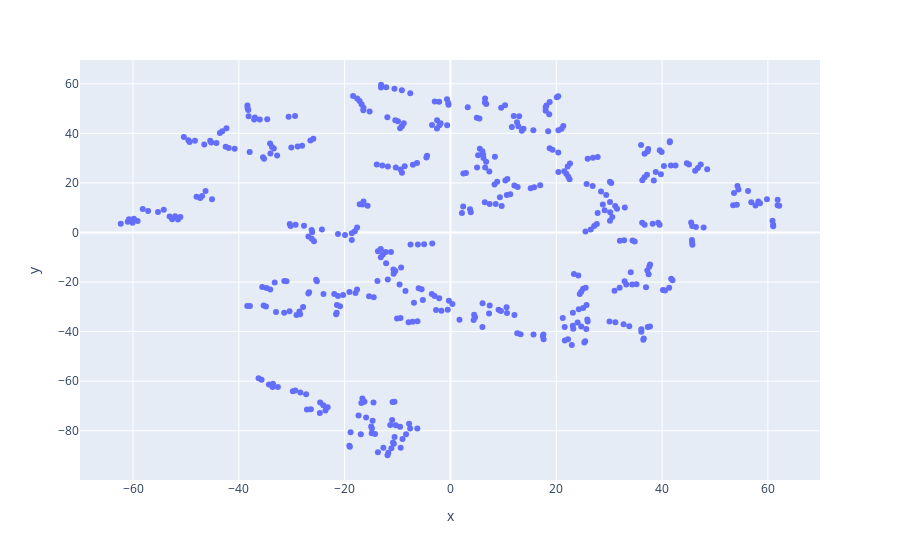

The cell this chart's notebook holds for it:
### Code cell
fig2

### Figure 1 — Plotly figure (JSON) as saved in the notebook; plotly's stock layout.template omitted (floating-point values rounded to 4 significant figures; data arrays with more than 128 entries replaced by an {"elided": "..."} marker saying what was removed)
{"data": [{"hovertemplate": "x=%{x}<br>y=%{y}<extra></extra>", "legendgroup": "", "marker": {"color": "#636efa", "symbol": "circle"}, "mode": "markers", "name": "", "orientation": "v", "showlegend": false, "type": "scatter", "x": {"elided": "458 float values"}, "xaxis": "x", "y": {"elided": "458 float values"}, "yaxis": "y"}], "layout": {"legend": {"tracegroupgap": 0}, "margin": {"t": 60}, "xaxis": {"anchor": "y", "domain": [0, 1], "title": {"text": "x"}}, "yaxis": {"anchor": "x", "domain": [0, 1], "title": {"text": "y"}}}}
